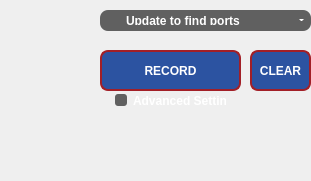
         <widget class="QFrame" name="record_config_area">
          <property name="enabled">
           <bool>true</bool>
          </property>
          <property name="geometry">
           <rect>
            <x>10</x>
            <y>430</y>
            <width>311</width>
            <height>181</height>
           </rect>
          </property>
          <property name="styleSheet">
           <string notr="true">QCheckBox{color:#FFFFFF;font:7pt&quot;DejaVu Sans&quot;;font-weight:bold;}QCheckBox::indicator{width:12px;height:12px;background-color:#606060;border-radius:3px;}QCheckBox::indicator:checked{background-color:#A21F27;}QLabel{color:#FFFFFF;font:7pt&quot;DejaVu Sans&quot;;font-weight:bold;}QLineEdit{border:#969696;background-color:#606060;border-radius:8px;color:#FFFFFF;font:7pt&quot;DejaVu Sans&quot;;font-weight:bold;}</string>
          </property>
          <widget class="QPushButton" name="record_button">
           <property name="geometry">
            <rect>
             <x>100</x>
             <y>50</y>
             <width>141</width>
             <height>41</height>
            </rect>
           </property>
           <property name="cursor">
            <cursorShape>PointingHandCursor</cursorShape>
           </property>
           <property name="styleSheet">
            <string notr="true">QPushButton{border:2px solid #A21F27;border-radius:8px;background-color:#2C53A1;color:#FFFFFF;font:13pt&quot;DejaVu Sans&quot;;font-weight:bold;}QPushButton:pressed{border:2px solid #A21F27;border-radius:8px;background-color:#A21F27;color:#FFFFFF;}QPushButton::!enabled{border:2px solid #969696;border-radius:8px;background-color:#606060;color:#FFFFFF;font:7pt&quot;Helvetica&quot;;font-weight:bold;}</string>
           </property>
           <property name="text">
            <string notr="true">RECORD</string>
           </property>
           <property name="checked">
            <bool>false</bool>
           </property>
          </widget>
          <widget class="QPushButton" name="clear_button">
           <property name="geometry">
            <rect>
             <x>250</x>
             <y>50</y>
             <width>61</width>
             <height>41</height>
            </rect>
           </property>
           <property name="cursor">
            <cursorShape>PointingHandCursor</cursorShape>
           </property>
           <property name="styleSheet">
            <string notr="true">QPushButton{border:2px solid #A21F27;border-radius:8px;background-color:#2C53A1;color:#FFFFFF;font:8pt&quot;DejaVu Sans&quot;;font-weight:bold;}QPushButton:pressed{border:2px solid #A21F27;border-radius:8px;background-color:#A21F27;color:#FFFFFF;}QPushButton::!enabled{border:2px solid #969696;border-radius:8px;background-color:#606060;color:#FFFFFF;font:7pt&quot;Helvetica&quot;;font-weight:bold;}</string>
           </property>
           <property name="text">
            <string notr="true">CLEAR</string>
           </property>
          </widget>
          <widget class="QLabel" name="logo_image_label1">
           <property name="geometry">
            <rect>
             <x>0</x>
             <y>10</y>
             <width>81</width>
             <height>101</height>
            </rect>
           </property>
           <property name="text">
            <string/>
           </property>
           <property name="pixmap">
            <pixmap>NNC_logo.png</pixmap>
           </property>
           <property name="scaledContents">
            <bool>true</bool>
           </property>
           <property name="alignment">
            <set>Qt::AlignCenter</set>
           </property>
          </widget>
          <widget class="QComboBox" name="usb_port_combobox">
           <property name="geometry">
            <rect>
             <x>120</x>
             <y>10</y>
             <width>191</width>
             <height>21</height>
            </rect>
           </property>
           <property name="cursor">
            <cursorShape>PointingHandCursor</cursorShape>
           </property>
           <property name="styleSheet">
            <string notr="true">QComboBox{color:#FFFFFF;font:7pt&quot;DejaVu Sans&quot;;font-weight:bold;background-color:#606060;border:0px;border-top-right-radius:8px;border-bottom-right-radius:8px;padding:6px}QListView{color:#FFFFFF;font:7pt&quot;DejaVu Sans&quot;;font-weight:bold;background-color:#969696;border:0px;}QListView{color:#FFFFFF;font:7pt&quot;DejaVu Sans&quot;;font-weight:bold;background-color:#606060;border:0px;border-radius:6px;}QComboBox::drop-down{width:20px;border:5px;}QComboBox::down-arrow{border-left:2px solid none;border-right:2px solid none;border-top:2px solid #FFFFFF;width:0.5px;height:0.5px;border-radius:2px;}QComboBox::down-arrow:hover{background-color:#606060;border-left:2px solid none;border-right:2px solid none;border-top:2px solid #A21F27;width:0.5px;height:1px;border-radius:2px;}QAbstractItemView{border:2px solid #969696;selection-background-color:#2C53A1;}</string>
           </property>
           <property name="currentText">
            <string notr="true">Update to find ports</string>
           </property>
           <property name="currentIndex">
            <number>0</number>
           </property>
           <item>
            <property name="text">
             <string notr="true">Update to find ports</string>
            </property>
           </item>
          </widget>
          <widget class="QPushButton" name="usb_port">
           <property name="geometry">
            <rect>
             <x>100</x>
             <y>10</y>
             <width>21</width>
             <height>21</height>
            </rect>
           </property>
           <property name="styleSheet">
            <string notr="true">QPushButton{border-top-left-radius:8px;border-bottom-left-radius:8px;background-color:#606060;}QPushButton:pressed{border:2px solid #A21F27;border-top-left-radius:8px;border-bottom-left-radius:8px;background-color:#A21F27;color:#FFFFFF;}QPushButton::!enabled{border:2px solid #969696;border-top-left-radius:8px;border-bottom-left-radius:8px;;background-color:#606060;color:#FFFFFF;font:7pt&quot;DejaVu Sans&quot;;font-weight:bold;}</string>
           </property>
           <property name="text">
            <string/>
           </property>
           <property name="icon">
            <iconset>
             <normaloff>NNC_update_button.png</normaloff>NNC_update_button.png</iconset>
           </property>
          </widget>
          <widget class="QCheckBox" name="advanced_checkbox">
           <property name="geometry">
            <rect>
             <x>115</x>
             <y>90</y>
             <width>111</width>
             <height>21</height>
            </rect>
           </property>
           <property name="text">
            <string>Advanced Settings</string>
           </property>
          </widget>
          <zorder>advanced_checkbox</zorder>
          <zorder>record_button</zorder>
          <zorder>clear_button</zorder>
          <zorder>logo_image_label1</zorder>
          <zorder>usb_port_combobox</zorder>
          <zorder>usb_port</zorder>
         </widget>
